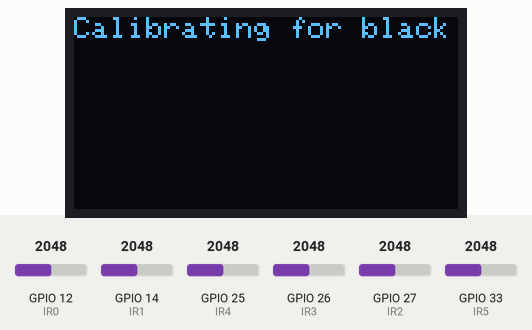
Simulated run of this sketch. Board: ESP32. Shown: 128×64 one-colour display. The test bench sets the inputs (shaded band); at power-on: GPIO 12 (IR0) = 2048, GPIO 14 (IR1) = 2048, GPIO 25 (IR4) = 2048, GPIO 26 (IR3) = 2048, GPIO 27 (IR2) = 2048, GPIO 33 (IR5) = 2048.

Above: at 15.7 s.
15.8 s: GPIO 12 (IR0) set to 2866
At 25.0 s:
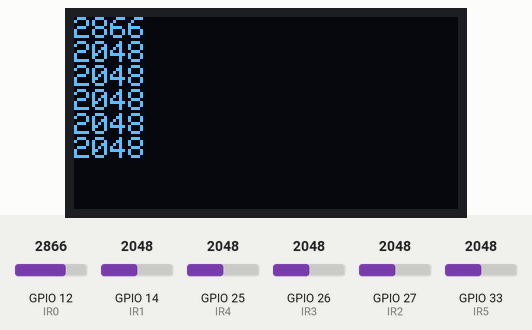
27.0 s: GPIO 14 (IR1) set to 2866
At 28.1 s:
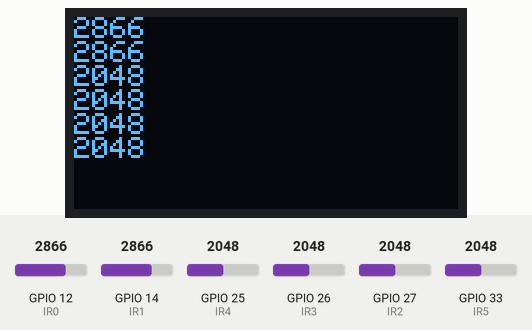
38.2 s: GPIO 25 (IR4) set to 2866
At 39.1 s:
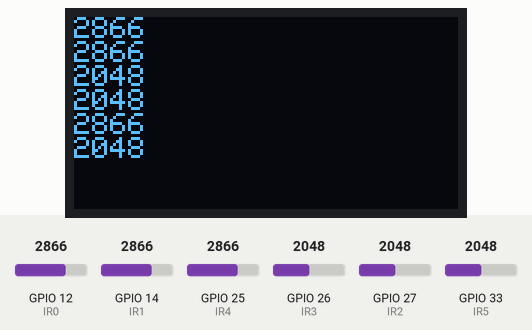
49.4 s: GPIO 26 (IR3) set to 2866
At 50.0 s:
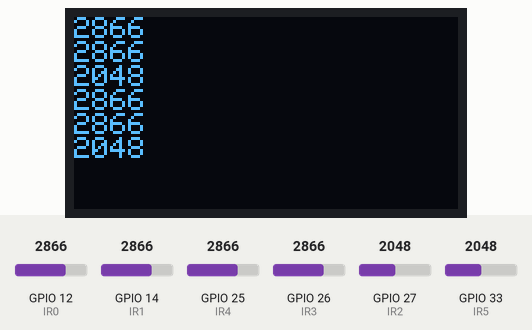
60.6 s: GPIO 27 (IR2) set to 2866
At 60.9 s:
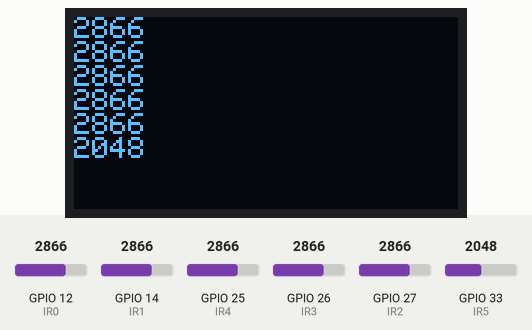
71.8 s: GPIO 33 (IR5) set to 2866
At 73.1 s:
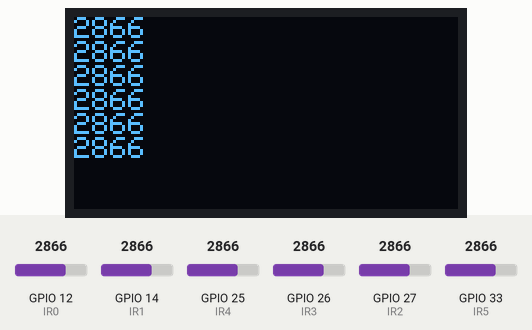
Timing chart, 0 to 74.8 s (numbered marks = the images above; inputs shaded):
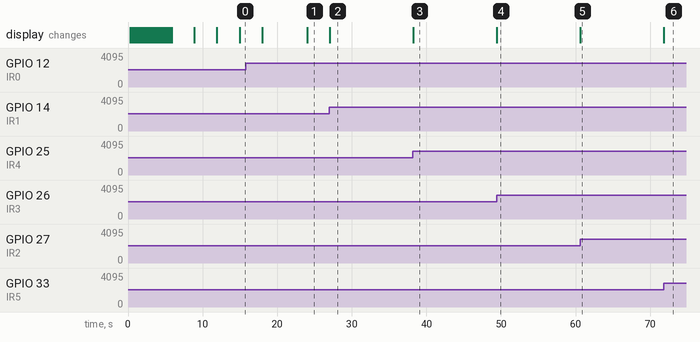

Measured:
- after the input at 27.0 s, the display: changes at once (image 2)
- after the input at 38.2 s, the display: changes at once (image 3)
- after the input at 49.4 s, the display: changes at once (image 4)
- after the input at 60.6 s, the display: changes at once (image 5)
- after the input at 71.8 s, the display: changes at once (image 6)

The sketch:

IRCalibration.ino
```cpp
#include <SPI.h>
#include <Wire.h>
#include <Adafruit_GFX.h>
#include <Adafruit_SH110X.h>

/* Uncomment the initialize the I2C address , uncomment only one, If you get a totally blank screen try the other*/
#define i2c_Address 0x3c  //initialize with the I2C addr 0x3C Typically eBay OLED's
//#define i2c_Address 0x3d //initialize with the I2C addr 0x3D Typically Adafruit OLED's

#define SCREEN_WIDTH 128  // OLED display width, in pixels
#define SCREEN_HEIGHT 64  // OLED display height, in pixels
#define OLED_RESET -1     //   QT-PY / XIAO
Adafruit_SH1106G display = Adafruit_SH1106G(SCREEN_WIDTH, SCREEN_HEIGHT, &Wire, OLED_RESET);


#define NUMFLAKES 10
#define XPOS 0
#define YPOS 1
#define DELTAY 2

#define IR0 12  // select the input pin for the potentiometer
#define IR1 14
#define IR2 27
#define IR3 26
#define IR4 25
#define IR5 33


#define LOGO16_GLCD_HEIGHT 16
#define LOGO16_GLCD_WIDTH 16

int maxVal[] = {0, 0, 0, 0, 0, 0};
int minVal[] = {0, 0, 0, 0, 0, 0};

int irVal[] = {0, 0, 0, 0, 0, 0};

static const unsigned char PROGMEM logo16_glcd_bmp[] = { B00000000, B11000000,
                                                         B00000001, B11000000,
                                                         B00000001, B11000000,
                                                         B00000011, B11100000,
                                                         B11110011, B11100000,
                                                         B11111110, B11111000,
                                                         B01111110, B11111111,
                                                         B00110011, B10011111,
                                                         B00011111, B11111100,
                                                         B00001101, B01110000,
                                                         B00011011, B10100000,
                                                         B00111111, B11100000,
                                                         B00111111, B11110000,
                                                         B01111100, B11110000,
                                                         B01110000, B01110000,
                                                         B00000000, B00110000 };


void setup() {


  pinMode(IR0, INPUT);
  pinMode(IR1, INPUT);
  pinMode(IR2, INPUT);
  pinMode(IR3, INPUT);
  pinMode(IR4, INPUT);
  pinMode(IR5, INPUT);


  Serial.begin(9600);
  delay(250);

  display.begin(i2c_Address, true);

  display.clearDisplay();
  display.setTextSize(1);
  display.setTextColor(SH110X_WHITE);


  for (int i = 0; i <= 5; i++) {
    display.setCursor(0, 0);
    display.print("EEEbot booting");
    display.display();
    for (int j = 0; j <= 3; j++) {
      delay(100);
      display.print(".");
      display.display();
      delay(100);
    }
    display.clearDisplay();
  }

  display.clearDisplay();

  display.setCursor(0, 0);

  display.println("Place under white surface ");
  display.display();
  delay(3000);
  display.clearDisplay();
  display.setCursor(0, 0);
  display.println("Calibrating for white");
  display.display();

  maxVal[0] = analogRead(IR0);
  maxVal[1] = analogRead(IR1);
  maxVal[2] = analogRead(IR2);
  maxVal[3] = analogRead(IR3);
  maxVal[4] = analogRead(IR4);
  maxVal[5] = analogRead(IR5);

  delay(3000);


  display.clearDisplay();
  display.setCursor(0, 0);
  display.println("Place under black surface ");
  display.display();
  delay(3000);
  display.clearDisplay();
  display.setCursor(0, 0);
  display.println("Calibrating for black");
  display.display();

  minVal[0] = analogRead(IR0);
  minVal[1] = analogRead(IR1);
  minVal[2] = analogRead(IR2);
  minVal[3] = analogRead(IR3);
  minVal[4] = analogRead(IR4);
  minVal[5] = analogRead(IR5);

  delay(3000);


  display.clearDisplay();
  display.setCursor(0, 0);

  display.print("1W: ");
  display.print(maxVal[0]);
  display.print(" 1B: ");
  display.println(minVal[0]);

  display.print("2W: ");
  display.print(maxVal[1]);
  display.print(" 2B: ");
  display.println(minVal[1]);

  display.print("3W: ");
  display.print(maxVal[2]);
  display.print(" 3B: ");
  display.println(minVal[2]);

  display.print("4W: ");
  display.print(maxVal[3]);
  display.print(" 4B: ");
  display.println(minVal[3]);

  display.print("5W: ");
  display.print(maxVal[4]);
  display.print(" 5B: ");
  display.println(minVal[4]);

  display.print("6W: ");
  display.print(maxVal[5]);
  display.print(" 6B: ");
  display.println(minVal[5]);

  display.display();

  delay(6000);


}


void loop() {

  display.clearDisplay();
  display.setCursor(0, 0);

  irVal[0] = analogRead(IR0);
  irVal[1] = analogRead(IR1);
  irVal[2] = analogRead(IR2);
  irVal[3] = analogRead(IR3);
  irVal[4] = analogRead(IR4);
  irVal[5] = analogRead(IR5);

  for(int i = 0; i<=5 ;i++){
    display.println(irVal[i]);
  }

  display.display();


  //raw data test code
  // // int sensorValue0 = analogRead(IR0);
  // // int sensorValue1 = analogRead(IR1);
  // // int sensorValue2 = analogRead(IR2);
  // // int sensorValue3 = analogRead(IR3);
  // // int sensorValue4 = analogRead(IR4);
  // // int sensorValue5 = analogRead(IR5);


}
```
